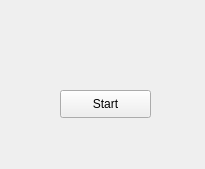
<?xml version="1.0" encoding="UTF-8"?>
<ui version="4.0">
 <class>MainWindow</class>
 <widget class="QMainWindow" name="MainWindow">
  <property name="geometry">
   <rect>
    <x>0</x>
    <y>0</y>
    <width>205</width>
    <height>169</height>
   </rect>
  </property>
  <property name="windowTitle">
   <string>MainWindow</string>
  </property>
  <widget class="QWidget" name="centralwidget">
   <widget class="QPushButton" name="btnStart">
    <property name="geometry">
     <rect>
      <x>60</x>
      <y>90</y>
      <width>91</width>
      <height>28</height>
     </rect>
    </property>
    <property name="text">
     <string>Start</string>
    </property>
   </widget>
  </widget>
 </widget>
 <resources/>
 <connections/>
</ui>
